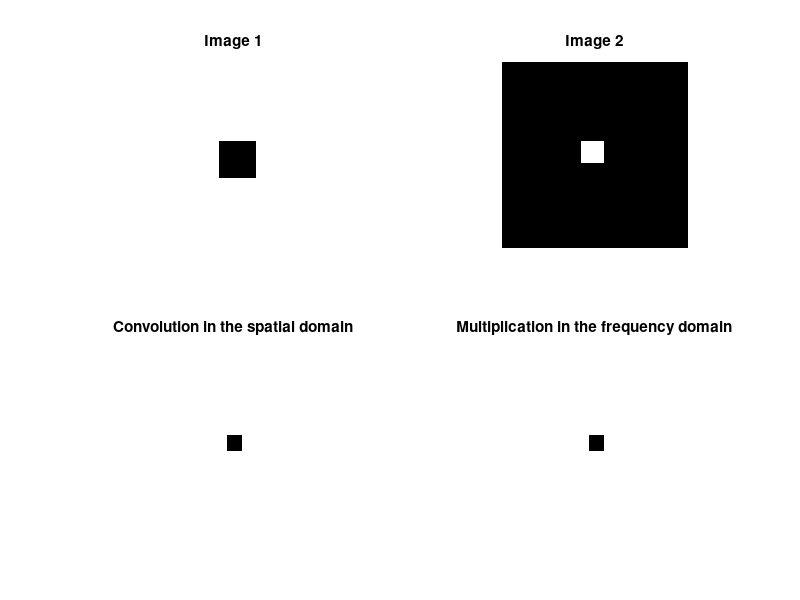

The MATLAB script that drew this image:
clc;
close all;
a=ones(256);
[~, ~]=size(a);
for i=110:160
    for j=110:160
    a(i,j)=0;
    end
end
b=zeros(256);
[m, n]=size(b);
for i=110:140
    for j=110:140
        b(i,j)=255;
    end
end
subplot(221);
imshow(a);
title("Image 1");
subplot(222);
imshow(b);
title("Image 2");
c=conv2(a,b,'same');
a1=fft2(a);
b1=fft2(b);
c1=a1.*b1;
d1=fftshift(ifft2(c1));
subplot(223);
imshow(c);
title("Convolution in the spatial domain")
subplot(224);
imshow((d1));
title("Multiplication in the frequency domain");
